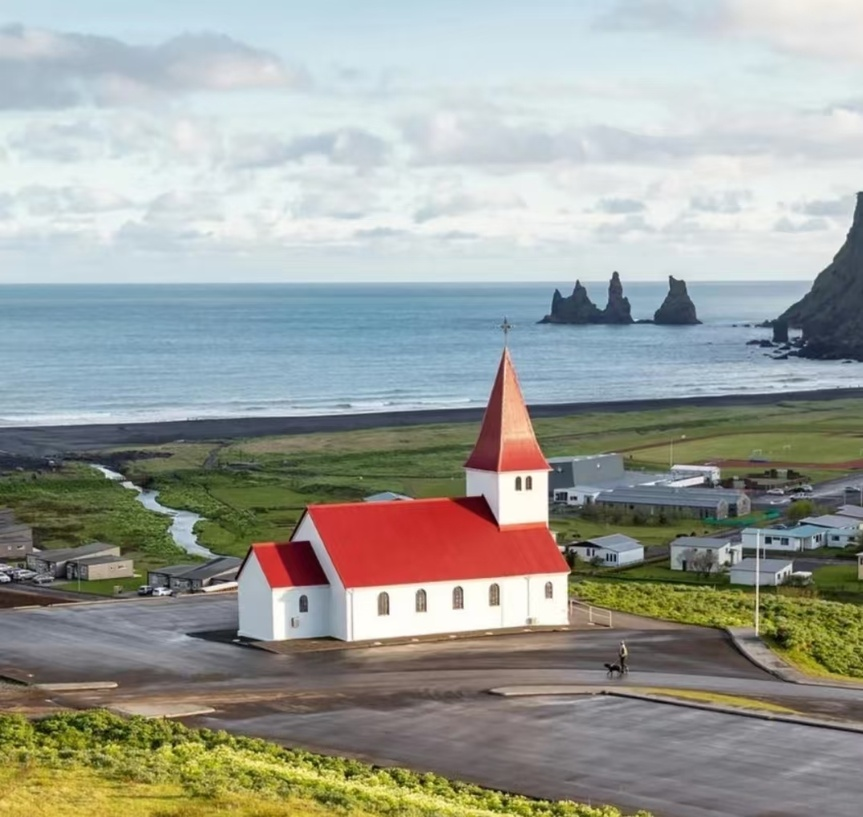
#> input picture SIFT/image1.jpg, 863 x 817 px, shrunk from 1076 x 1019 before the run
$ python SIFT.py
#> lines starting #> are read from the running program, lines starting #| are printed output that depends on the picture
import cv2
import matplotlib.pyplot as plt

# 读取两幅图像
img1 = cv2.imread('image1.jpg', cv2.IMREAD_GRAYSCALE)
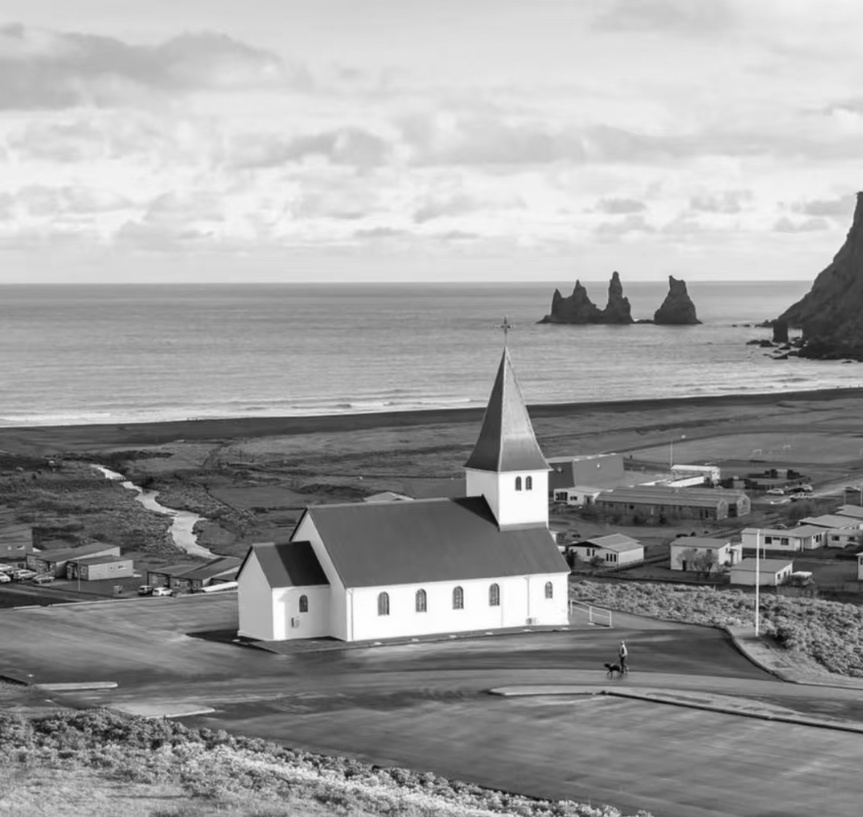
#> img1: shape (817, 863); min 0, max 255, mean 158
img2 = cv2.imread('image2.jpg', cv2.IMREAD_GRAYSCALE)
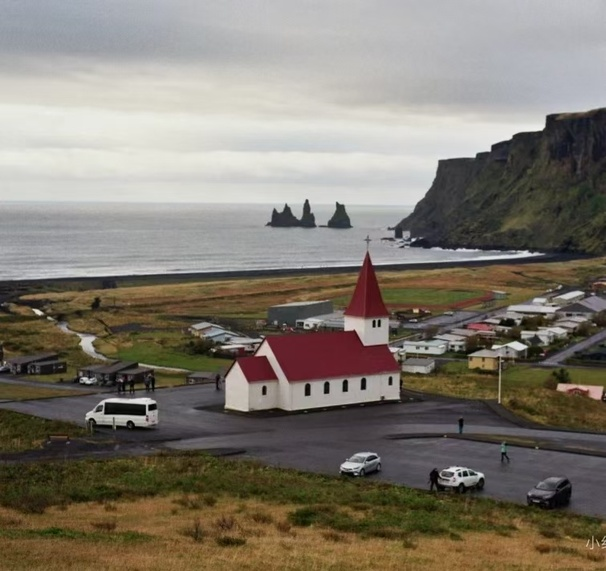
#> input picture SIFT/image2.jpg, 606 x 571 px, shrunk from 755 x 712 before the run
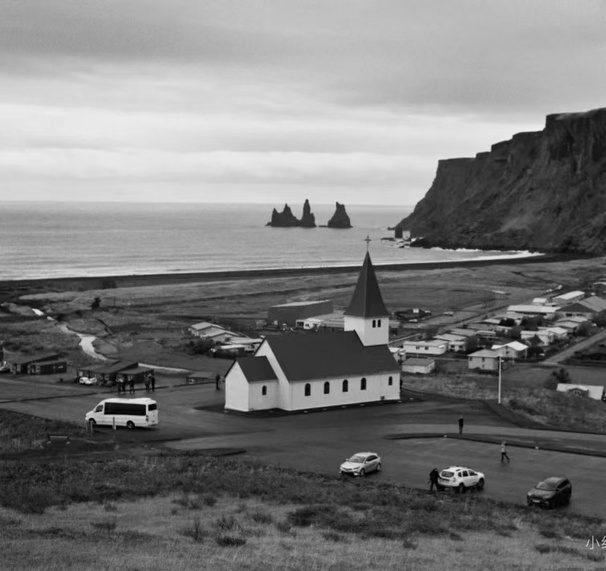
#> img2: shape (571, 606); min 0, max 243, mean 122.3

# 初始化SIFT检测器
sift = cv2.SIFT_create()

# 在每幅图像上检测SIFT特征点和计算描述符
keypoints1, descriptors1 = sift.detectAndCompute(img1, None)
#> keypoints1 = 3516 keypoints; strongest (x, y, size): (521, 501, 36.2), (518, 486, 5.2), (768, 540, 4.7), (529, 486, 4.8)
keypoints2, descriptors2 = sift.detectAndCompute(img2, None)
#> keypoints2 = 1629 keypoints; strongest (x, y, size): (38, 312, 4.1), (152, 407, 4.4), (413, 240, 2.4), (465, 474, 3.3)

# 使用Brute-Force匹配器进行特征点匹配
bf = cv2.BFMatcher(cv2.NORM_L2, crossCheck=True)
matches = bf.match(descriptors1, descriptors2)
#> matches = 630 matches

# 按照距离排序匹配结果
matches = sorted(matches, key=lambda x: x.distance)

# 绘制匹配结果
img_matches = cv2.drawMatches(img1, keypoints1, img2, keypoints2, matches[:50], None, flags=cv2.DrawMatchesFlags_NOT_DRAW_SINGLE_POINTS)
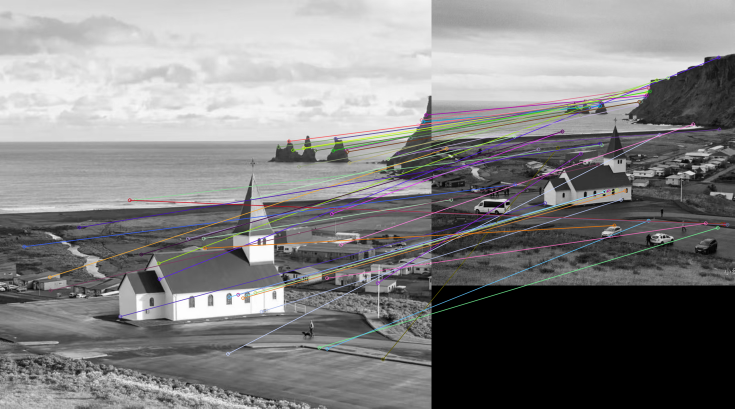
#> img_matches: shape (817, 1469, 3) (shown at 1/2 size); mean of channels 0, 1, 2 129, 128.5, 129.1; drawn as B, G, R

# 显示匹配结果
plt.figure(figsize=(12, 6))
plt.imshow(img_matches)
plt.axis('off')
plt.show()
